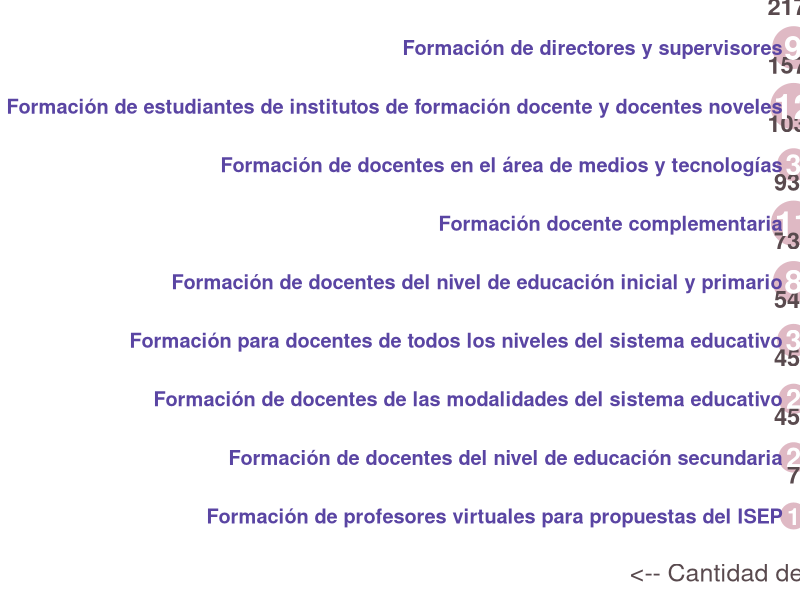
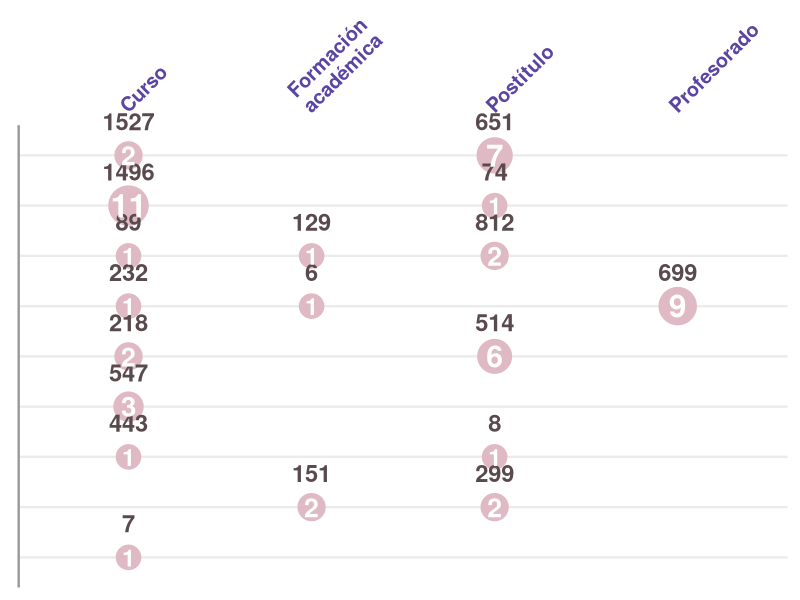
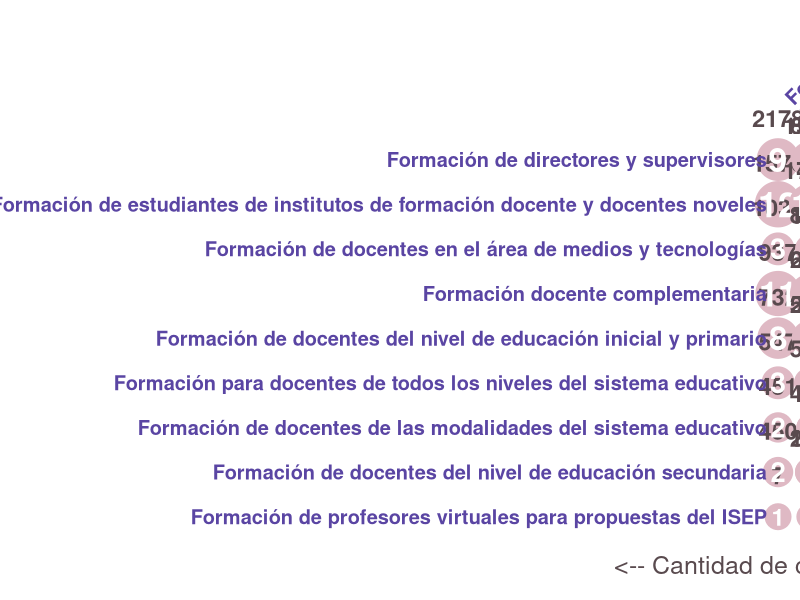
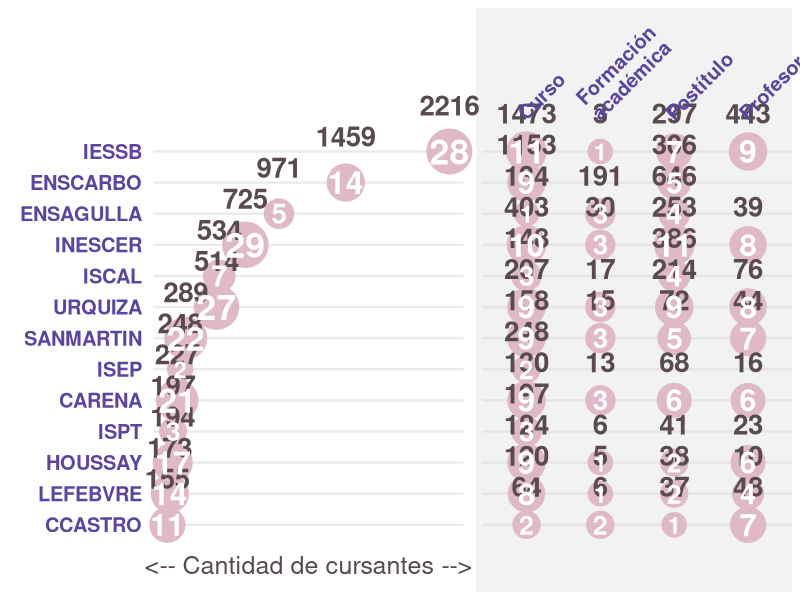
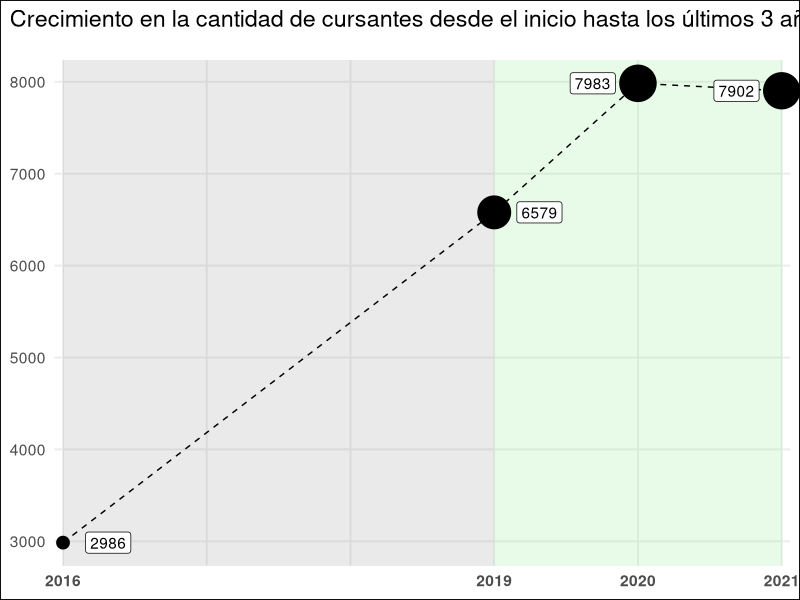
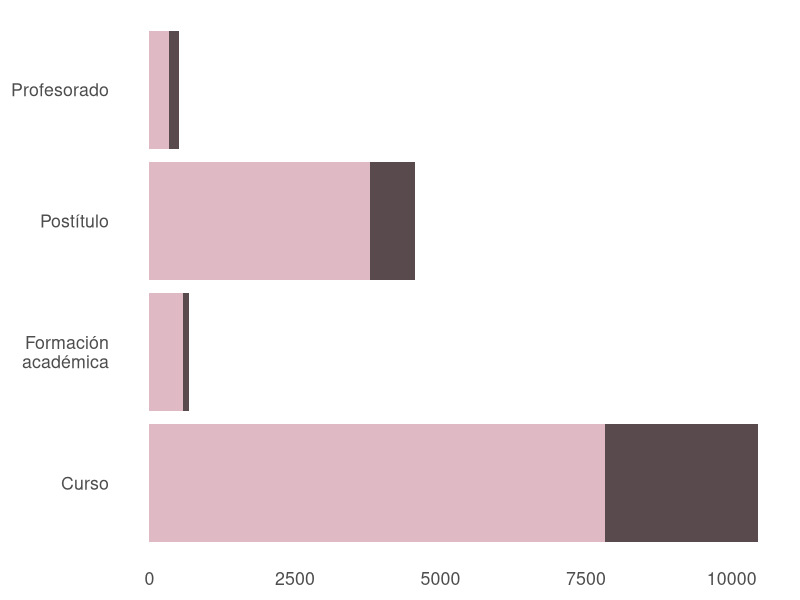
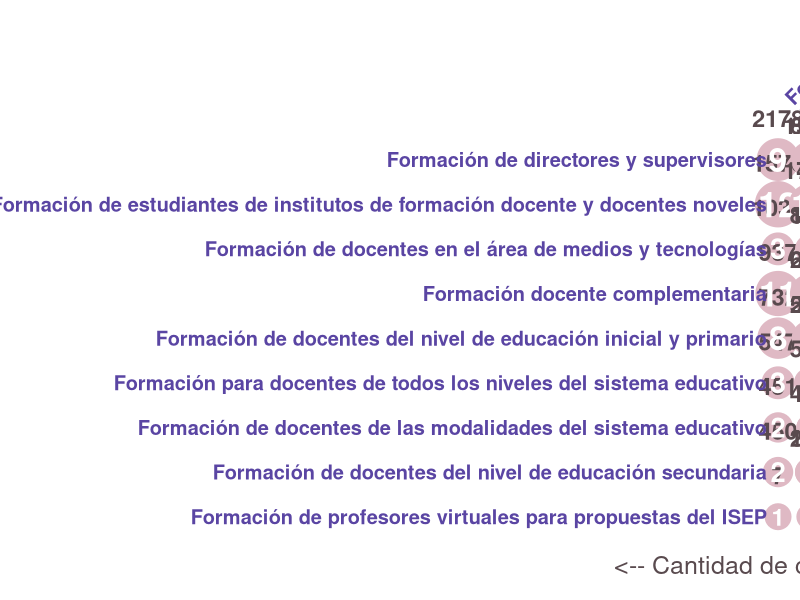
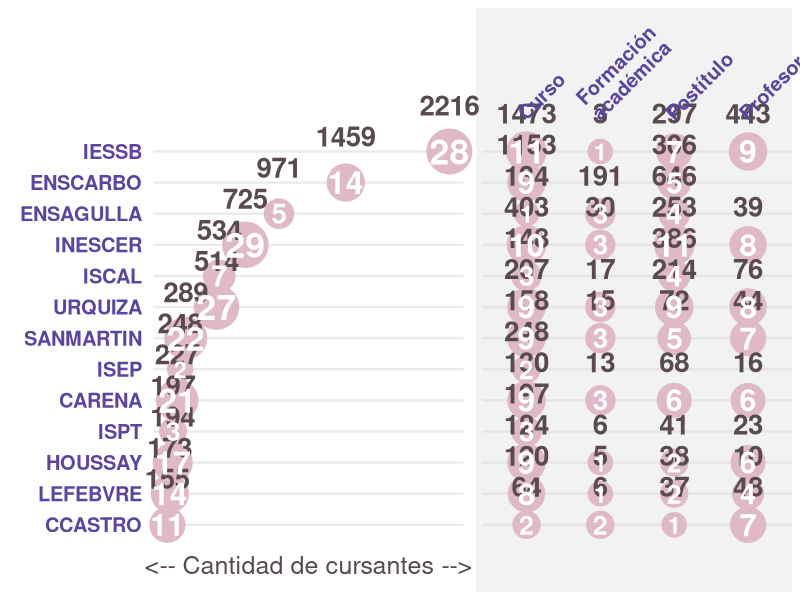

Generate these figures, in order, with R:
library(tidyverse)
library(ggtext)
library(patchwork)


data_prop <- read_csv("data/data_propuestas.csv")

# Corregimos tipo de carrera
data_prop <- data_prop %>% 
  mutate(tipo = case_when(
    tipo=="Trayecto"~"Postítulo",
    tipo=="Profesorado"~"Profesorado",
    tipo=="Seminario"~"Curso",
    TRUE ~ "Formación\nacadémica"
  ))

# Por línea formativa
data_lf <- data_prop %>% 
  filter(cursantes_T3 > 0) %>% 
  filter(!carrera_siglas %in% c("CLINICAESCRITURA","MOD_INDIVIDUALES")) %>% 
  group_by(linea_formativa) %>% 
  summarise(cursantes = sum(cursantes_T3),
            propuestas = n_distinct(propuesta))

# Por propuesta 2
propuesta <- data_prop %>% 
  filter(cursantes_T3 > 0) %>% 
  filter(!carrera_siglas %in% c("CLINICAESCRITURA","MOD_INDIVIDUALES")) %>%
  group_by(propuesta) %>% 
  summarise(cursantes = sum(cursantes_T3))

data_lf_tipo <- data_prop %>% 
  filter(cursantes_T3 > 0) %>% 
  filter(!carrera_siglas %in% c("CLINICAESCRITURA","MOD_INDIVIDUALES")) %>% 
  group_by(linea_formativa, tipo) %>% 
  summarise(cursantes = sum(cursantes_T3),
            propuestas = n_distinct(propuesta)) %>% 
  mutate(cursantes_lf = sum(cursantes),
         propuestas_lf = sum(propuestas))


color_lf <- "#5A45A3"
color_tipo <- "#5A45A3"

color_1 <- "#594A4E"
color_2 <- "#DFB9C4"

plot_resumen_lf <- ggplot(data_lf, aes(x = fct_reorder(linea_formativa,cursantes), y = cursantes)) +
  geom_point(aes(size=propuestas), color=color_2) +
  geom_text(aes(label=cursantes), vjust= -1.8, color=color_1, fontface="bold", size=6) +
  geom_text(aes(label=propuestas, size=4*(propuestas*.03)), color="white", fontface="bold") +
  coord_flip(clip="off") +
  scale_size(range = c(6,15)) +
  labs(y="<-- Cantidad de cursantes -->", x = NULL,
       #title = "Cursantes ISEP 2021",
       #subtitle = "Cantidad de <span style='color:red;'>propuestas</span> y cantidad de 
       #<span style='color:blue;'>cursantes activos</span> del año por línea formativa y tipo de propuesta"
       ) +
  guides(size = "none") +
  theme_minimal(base_size = 18) +
  theme(
    axis.title.x = element_text(color=color_1),
    axis.text.x = element_blank(),
    plot.title = element_markdown(),
    plot.subtitle = element_markdown(),
    plot.title.position = "plot",
    axis.text.y = element_text(face="bold", color=color_lf),
    panel.grid.major.x = element_blank(),
    panel.grid.minor.x = element_blank()
  )

plot_resumen_lf

flechas <- data.frame(x1=c(1.8,1.8), 
                      x2=c(1,1.2), 
                      y1=c(2,2.9), 
                      y2=c(2.9,2.9))

texto <- data.frame(x1=c(1.8), 
                    x2=c(1.2), 
                    y1=c(3), 
                    y2=c(3.1))


# SIMILAR AL PLOT ANTERIOR PERO SE AGREGA LA DIM DE TIPO DE PROPUESTA
plot_resumen_lf_tipo <- ggplot(data_lf_tipo, aes(x = fct_reorder(linea_formativa,cursantes_lf), y = tipo)) +
  geom_point(aes(size=propuestas), color=color_2) +
  geom_text(aes(label=cursantes), vjust= -1.4, color=color_1, fontface="bold", size=6) +
  geom_text(aes(label=propuestas, size=4*(propuestas*.03)), color="white", fontface="bold") +
# geom_curve(
#     aes(x=x1,y=y1,xend=x2,yend=y2),
#     data=flechas,
#     arrow=arrow(length=unit(0.03, "npc")),
#     curvature = .3
#   ) +
#    annotate(
#      "text", x=1, y=3, 
#      label="Acompañamiento a las Trayectorias Escolares en la Educación Secundaria\nTrayectorias Escolares y Enseñanza en el PIT
# ", hjust=0
#    ) +
  coord_flip(clip="off") +
  scale_size(range = c(6,13)) +
  scale_y_discrete(position="right") +
  guides(size = "none") +
  theme_minimal(base_size = 18) +
  theme(
    
    axis.text.y = element_blank(),
    axis.title = element_blank(),
    axis.line.y = element_line(color="grey60"),
    axis.text.x = element_text(face="bold", color = color_tipo, angle = 45, hjust=0),
    panel.grid.major.x = element_blank(),
    panel.grid.minor.x = element_blank()
  )

plot_resumen_lf_tipo


plot_final_lf_tipo <- plot_resumen_lf + plot_resumen_lf_tipo

plot_final_lf_tipo
ggsave("plot_final_lf_tipo.png", width = 19, height = 10, dpi=320)


# PLOT por IFDA
data_ifda <- data_prop %>% 
  filter(cursantes_T3 > 0) %>% 
  filter(!carrera_siglas %in% c("CLINICAESCRITURA","MOD_INDIVIDUALES")) %>% 
  group_by(ifda_sigla) %>% 
  summarise(cursantes = sum(cursantes_T3),
            propuestas = n_distinct(propuesta))


data_ifda_tipo <- data_prop %>% 
  filter(cursantes_T3 > 0) %>% 
  filter(!carrera_siglas %in% c("CLINICAESCRITURA","MOD_INDIVIDUALES")) %>% 
  group_by(ifda_sigla, tipo) %>% 
  summarise(cursantes = sum(cursantes_T3),
            propuestas = n_distinct(propuesta)) %>% 
  mutate(cursantes_ifda = sum(cursantes),
         propuestas_ifda = sum(propuestas))


# PLOT IFDA
color_lf <- "#5A45A3"
color_tipo <- "#5A45A3"

plot_resumen_ifda <- ggplot(data_ifda, aes(x = fct_reorder(ifda_sigla,cursantes), y = cursantes)) +
  geom_point(aes(size=propuestas), color=color_2) +
  geom_text(aes(label=cursantes), vjust= -1.8, color=color_1, fontface="bold", size=7) +
  geom_text(aes(label=propuestas, size=4*(propuestas*.03)), color="white", fontface="bold") +
  coord_flip(clip="off") +
  scale_size(range = c(6,15)) +
  labs(y="<-- Cantidad de cursantes -->", x = NULL,
       #title = "Cursantes ISEP 2021",
       #subtitle = "Cantidad de <span style='color:red;'>propuestas</span> y cantidad de 
       #<span style='color:blue;'>cursantes activos</span> del año por IFDA y tipo de propuesta"
       ) +
  guides(size = "none") +
  theme_minimal(base_size = 18) +
  theme(
    axis.title.x = element_text(color=color_1),
    axis.text.x = element_blank(),
    plot.title = element_markdown(),
    plot.subtitle = element_markdown(),
    plot.title.position = "plot",
    axis.text.y = element_text(face="bold", color=color_lf),
    panel.grid.major.x = element_blank(),
    panel.grid.minor.x = element_blank()
  )

# PLOT IFDA TIPO
plot_resumen_ifda_tipo <- ggplot(data_ifda_tipo, aes(x = fct_reorder(ifda_sigla,cursantes_ifda), y = tipo)) +
  geom_point(aes(size=propuestas), color=color_2) +
  geom_text(aes(label=cursantes), vjust= -1.4, color=color_1, fontface="bold", size=7) +
  geom_text(aes(label=propuestas, size=4*(propuestas*.03)), color="white", fontface="bold") +
coord_flip(clip="off") +
  scale_size(range = c(6,13)) +
  scale_y_discrete(position="right") +
  guides(size = "none") +
  theme_minimal(base_size = 18) +
  theme(
    plot.background = element_rect(fill="#F2F2F2", color=NA),
    plot.margin = margin(rep(0,4)),
    axis.text.y = element_blank(),
    axis.title = element_blank(),
    #axis.line.y = element_line(color="grey60"),
    axis.text.x = element_text(face="bold", color = color_tipo, angle = 45, hjust=0),
    panel.grid.major.x = element_blank(),
    panel.grid.minor.x = element_blank(),
    panel.grid.major.y = element_line(color="grey90")
  )

plot_final_ifda_tipo <- plot_resumen_ifda + plot_resumen_ifda_tipo
plot_final_ifda_tipo
ggsave("plot_final_ifda_tipo.png", plot_final_ifda_tipo, width = 20, height = 13, dpi=320)

# Pruebas VIZ crecimiento 
data_anios <- read_csv("data/data_anios.csv") %>% 
  mutate(tipo = case_when(
    tipo=="Trayecto"~"Postítulo",
    tipo=="Profesorado"~"Profesorado",
    tipo=="Seminario"~"Curso",
    TRUE ~ "Formación\nacadémica"
  )) %>% 
  mutate(anio=as.factor(anio),
         anio=factor(anio, levels=c("2016","2017","2018","2019","2020","2021"))) %>% 
  filter(anio %in% c(2016,2019,2020,2021)) %>% 
  filter(cursantes_T3 > 0) %>% 
  filter(!carrera_siglas %in% c("CLINICAESCRITURA","MOD_INDIVIDUALES","TEST_TRAYECTO"))

data_anios <- data_anios %>% 
  group_by(anio) %>% 
  summarise(cursantes = sum(cursantes_T3),
            propuestas_vigentes = n_distinct(propuesta))


plot_evol <- ggplot(data_anios, aes(x=anio, y=cursantes, group=1)) +
  annotate("rect", xmin=1,xmax=4, ymin=-Inf, ymax=Inf, alpha=.2, fill="grey60") +
  annotate("rect", xmin=4,xmax=6, ymin=-Inf, ymax=Inf, alpha=.2, fill="lightgreen") +
  geom_line(linetype="dashed") +
  geom_point(aes(size=cursantes)) +
  geom_label(aes(label=cursantes, hjust=ifelse(cursantes<7000, -.5, 1.5))) +
  scale_x_discrete(drop=FALSE, labels=c("2016","","","2019","2020","2021"), expand = c(0.01,0.01)) +
  coord_cartesian(clip="off") +
  scale_size(range = c(4,12)) +
  guides(size="none") +
  labs(x=NULL,y=NULL,
       title="Crecimiento en la cantidad de cursantes desde el inicio hasta los últimos 3 años") +
  theme_minimal(base_size = 14) +
  theme(
    panel.grid.minor.y = element_blank(),
    axis.text.x = element_text(face="bold"),
    plot.title = element_text(margin = margin(0,0,20,0)),
    plot.title.position = "plot",
    plot.background = element_rect(fill="white")
  )

plot_evol


ggsave("plot_evol.png", plot_evol, width = 10, height = 10, dpi=320)


# Egresados
data_egresados <- read_csv("data/data_matricula_egresos.csv")


data_egresados <- data_egresados %>% 
  select(linea_formativa, propuesta, carrera_siglas, tipo, ifda_siglas, egresados_intermedio, egresados, anio) %>% 
  mutate(tipo = case_when(
    tipo=="Trayecto"~"Postítulo",
    tipo=="Profesorado"~"Profesorado",
    tipo=="Seminario"~"Curso",
    TRUE ~ "Formación\nacadémica"
  ))


data_egresados_tipo <- data_egresados %>% 
  mutate(
    anio_actual = as.factor(anio==2021),
    anio_actual = factor(anio_actual, levels=c("TRUE", "FALSE")),
    egresados_totales = egresados + egresados_intermedio
  ) %>% 
  group_by(tipo, anio_actual) %>% 
  summarise(egresados_tipo = sum(egresados_totales))
  
  
plot_egresados_1 <- ggplot(data_egresados_tipo, aes(x=tipo, y=egresados_tipo, fill=anio_actual)) +
  geom_col() +
  coord_flip() +
  scale_fill_manual(values=c("#594A4E","#DFB9C4")) +
  theme_minimal(base_size = 16) +
  labs(
    x=NULL,
    y=NULL
  ) +
  guides(
    fill="none"
  ) +
  theme(
    panel.grid = element_blank()
  )

plot_egresados_1

ggsave("plot_egresados.png", width = 10, height = 10, dpi=320)
